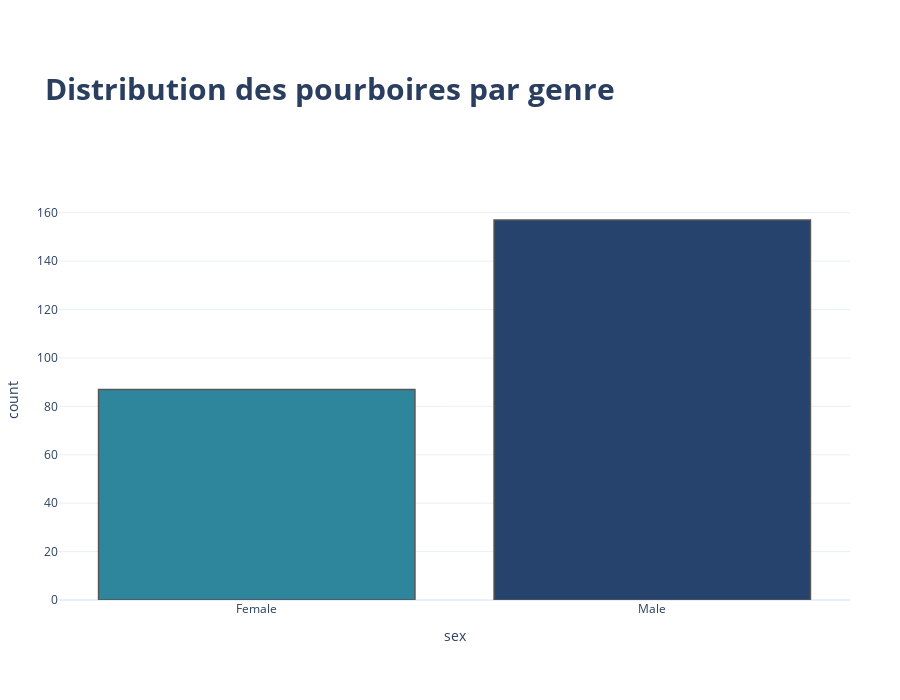

Notebook source saved alongside this figure:
### Code cell
fig = px.histogram(df, x="sex")
fig.update_traces(marker_color=[colors["BLUE7"], colors["BLUE1"]], marker_line_color=colors["GRAY3"], marker_line_width=1.5)
fig.update_layout(
    template="plotly_white",
    title=dict(
        text="<b>Distribution des pourboires par genre</b>",
        font_size=30,
        ),
    margin=dict(
        l=50,
        r=50,
        b=100,
        t=200
    ),
    width=900,
    height=700,
    showlegend=False)
fig.show()

### Figure 1 — Plotly figure (JSON) as saved in the notebook; plotly's stock layout.template omitted (floating-point values rounded to 4 significant figures; data arrays with more than 128 entries replaced by an {"elided": "..."} marker saying what was removed)
{"data": [{"bingroup": "x", "hovertemplate": "sex=%{x}<br>count=%{y}<extra></extra>", "legendgroup": "", "marker": {"color": ["#2E869D", "#25436C"], "line": {"color": "#555655", "width": 1.5}, "pattern": {"shape": ""}}, "name": "", "orientation": "v", "showlegend": false, "type": "histogram", "x": {"elided": "244 str values"}, "xaxis": "x", "yaxis": "y"}], "layout": {"barmode": "relative", "height": 700, "legend": {"tracegroupgap": 0}, "margin": {"b": 100, "l": 50, "r": 50, "t": 200}, "showlegend": false, "title": {"font": {"size": 30}, "text": "<b>Distribution des pourboires par genre</b>"}, "width": 900, "xaxis": {"anchor": "y", "domain": [0, 1], "title": {"text": "sex"}}, "yaxis": {"anchor": "x", "domain": [0, 1], "title": {"text": "count"}}}}
